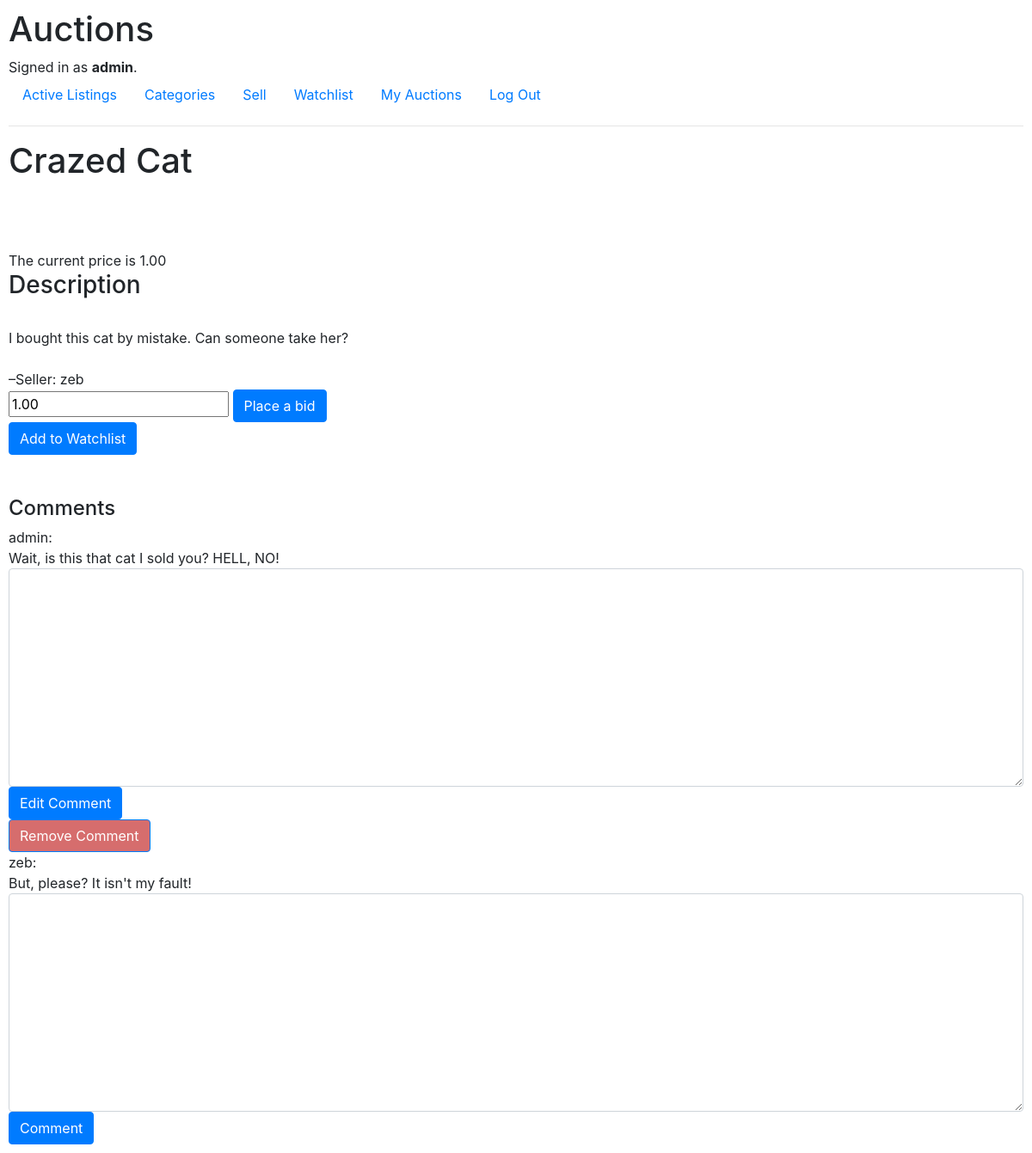
The app's page /auction/11 (signed in) with its own data.
### auctions/models.py (models this page shows, shortened)
class User(AbstractUser):
    watchlist = models.ManyToManyField('Auction', verbose_name='auction',
                        related_name='watchlist')

class Auction(models.Model):
    user = models.ForeignKey(User,
                        on_delete=models.CASCADE)
    title = models.CharField(max_length=200)
    category = models.ForeignKey('Category',
                        verbose_name='category', blank=True,
                        on_delete=models.CASCADE)
    description = models.CharField(max_length=100)
    starting_bid = models.DecimalField(default=1.00,
                        null=True, max_digits=19, decimal_places=2)
    image_url = models.URLField(default=None,
                        max_length=40000, blank=True)
    active = models.BooleanField(default=True)

class Comment(models.Model):
    user = models.ForeignKey(User, verbose_name='user',
                    on_delete=models.CASCADE)
    auction = models.ForeignKey(Auction, verbose_name='auction',
                        on_delete=models.CASCADE)
    text = models.CharField(max_length=300, null=True, default="")

### auctions/views.py (the view)
# urls.py: path('auction/<int:auction_id>', views.auction, name='auction'),
def auction(request, auction_id):
    auction = Auction.objects.get(id=auction_id)
    is_users = is_users_auction(request.user, auction_id)
    has_won = has_high_bid(request.user, auction_id)
    message = ""
    if has_won:
        message = "You have won this auction!"
    auction.is_watched = is_watched(request.user, auction_id)
    if auction.is_watched:
        auction.watch_text = "Remove from Watchlist"
    else:
        auction.watch_text = "Add to Watchlist"
    auction.current_bid = return_highest_bid(auction_id)
    if has_bids(auction_id):
        auction.min_bid = auction.current_bid + round(Decimal(f".01"), 2)
    else:
        auction.min_bid = auction.current_bid
    class CurrentBidForm(BidForm):
        def __init__(self, *args, **kwargs):
            super().__init__(*args, **kwargs)
            self.fields['bid_amount'].widget.attrs['min'] = auction.min_bid
    bidform = CurrentBidForm(initial = {'bid_amount': auction.current_bid})
    commentform = CommentForm()
    comments = return_all_comments(auction_id)
    return render(request, 'auctions/auction.html', {
        'auction': auction,
        'bidform': bidform,
        'is_users': is_users,
        'comments': comments,
        'commentform': commentform,
        'has_won': has_won,
        'message': message
    })

### auctions/views.py
    class CurrentBidForm(BidForm):
        def __init__(self, *args, **kwargs):
            super().__init__(*args, **kwargs)
            self.fields['bid_amount'].widget.attrs['min'] = auction.min_bid

### auctions/forms.py
class CommentForm(forms.ModelForm):
    class Meta:
        model = Comment
        fields = ['text']
        labels = {'text': ""}
        widgets = {
            'text': forms.Textarea(attrs={'class' : 'form-control'})
        }

### auctions/utils.py (called while the page is built)
def has_bids(auction):
    has_bids = False
    try:
        current_bid = Bid.objects.filter(auction=auction).aggregate(Max('bid_amount'))
        if current_bid['bid_amount__max']:
            has_bids = True
    except Bid.DoesNotExist:
        pass
    return has_bids

def has_high_bid(user, auction):
    try:
        max_bid = Bid.objects.filter(auction=auction).aggregate(max_bid = Max('bid_amount'))
        user_high_bid = Bid.objects.filter(auction=auction, user=user).aggregate(user_bid = Max('bid_amount'))
        if user_high_bid['user_bid'] is not None and max_bid['max_bid'] == user_high_bid['user_bid']:
            return True
        else:
            return False
    except Bid.DoesNotExist:
        return False

def is_users_auction(user, auction):
    auction = Auction.objects.get(id=auction)
    is_users_auction = False
    if auction.user == user:
        is_users_auction = True
    return is_users_auction

def is_watched(user, auction):
    user = User.objects.get(username=user)
    watchlist = user.watchlist.all()
    is_watched = False
    for item in watchlist:
        if auction == item.id:
            is_watched = True
    return is_watched

def return_highest_bid(auction):
    auction_object = Auction.objects.get(id=auction)
    current_bid = auction_object.starting_bid
    try:
        max_bid = Bid.objects.filter(auction=auction).aggregate(max_bid = Max('bid_amount'))
        if max_bid['max_bid']:
            current_bid = max_bid['max_bid']
            return current_bid
    except Bid.DoesNotExist:
        pass
    return current_bid

def return_all_comments(auction):
    comments = Comment.objects.filter(auction=auction)
    return comments

### auctions/templates/auctions/auction.html (shortened to what this page needs)
{% extends "auctions/layout.html" %}
{% block body %}
    <h1> {{ auction.title }} </h1> <br><br>
    <img src="{{ auction.image_url }}" alt=""> <br>
    {% if auction.active %}
    The current price is {{ auction.min_bid|floatformat:2 }}
    {% else %}
    This auction has ended. The final price was {{ auction.current_bid|floatformat:2 }}
    {% endif %}
    <h3>Description </h3> <br>
    {{ auction.description }}
    <br><br>
    –Seller: {{ auction.user }}
    <br>
    {% if user.is_authenticated %}
        {% if auction.active %}
            <form action="{% url 'bid' auction.id %}" method='post'>
                {{ bidform }}
                <button type="submit" class='btn btn-primary' id='bid' name='bid' value='bid'>Place a bid</button>
            </form>
        {% endif %}
        {% if auction.is_watched %}
            <form action="{% url 'remove_from_watchlist' %}" method="post">
                {% csrf_token %}
                <button type="submit" class='btn btn-primary' id="watchlist" name="watchlist" value="{{ auction.id }}">{{ auction.watch_text }}</button>
            </form>
        {% else %}
            {% if auction.active %}
                <form action="{% url 'add_to_watchlist' %}" method="post">
                    <button type="submit" class='btn btn-primary' id="watchlist" name="watchlist" value="{{ auction.id }}">{{ auction.watch_text }}</button>
                </form>
            {% endif %}
        {% endif %}
        <br><br>
    {% else %}
        Sign in for access to additional features, like bidding.
    {% endif %}
    {% if comments %}
        <h4>Comments</h4>
        {% for comment in comments %}
            {{ comment.user }}:<br> {{ comment.text }}<br>
            {% if comment.user == user %}
                <form action="{% url 'edit_comment' comment.id %}" method="post">
                    {{ commentform }}
                    <button type="submit" class='btn btn-primary' id="comment" name="comment" value="{{ comment.id }}">Edit Comment</button>
                </form>
                <form action="{% url 'remove_comment' comment.id %}" method="post">
                    <button type="submit" class='btn btn-primary' id="comment" name="comment" value="{{ comment.id }}" style="background-color: rgb(214, 109, 109);">Remove Comment</button>
                </form>
            {% endif %}
        {% endfor %}
    {% endif %}
    {% if auction.active and user.is_authenticated %}
    <form action="{% url 'comment' auction.id %}" method="post">
        {{ commentform }}
        <button type="submit" class='btn btn-primary' id="comment" name="comment" value="{{ auction.id }}">Comment</button>
    </form>
    {% endif %}
{% endblock %}

### auctions/templates/auctions/layout.html (shortened to what this page needs)
{% load static %}
<!DOCTYPE html>
<html lang="en">
    <head>
        <link rel="stylesheet" href="https://stackpath.bootstrapcdn.com/bootstrap/4.4.1/css/bootstrap.min.css">
        <link href="{% static 'auctions/styles.css' %}" rel="stylesheet">
    </head>
    <body>
        <h1>Auctions</h1>
        <div>
            {% if user.is_authenticated %}
                Signed in as <strong>{{ user.username }}</strong>.
            {% else %}
                Not signed in.
            {% endif %}
        </div>
        <ul class="nav">
            <li class="nav-item">
                <a class="nav-link" href="{% url 'index' %}">Active Listings</a>
            </li>
            <li class="nav-item">
                <a class="nav-link" href="{% url 'categories' %}">Categories</a>
            </li>
            {% if user.is_authenticated %}
                <li class="nav-item">
                    <a class="nav-link" href="{% url 'sell' %}">Sell</a>
                </li><li class="nav-item">
                    <a class="nav-link" href="{% url 'watchlist' %}">Watchlist</a>
                </li>
                <li class="nav-item">
                    <a class="nav-link" href="{% url 'my_auctions' %}">My Auctions</a>
                </li>
                <li class="nav-item">
                    <a class="nav-link" href="{% url 'logout' %}">Log Out</a>
                </li>
            {% endif %}
        </ul>
        <hr>
        {% block body %}
        {% endblock %}
    </body>
</html>

### auctions/static/auctions/styles.css (style rules this page uses)
body { padding: 10px; }

### records on screen
User: username "admin"
Auction: title "Crazed Cat", min_bid "1.00", description "I bought this cat by mistake. Can someone take her?", user "zeb", watch_text "Add to Watchlist"
Comment: user "admin", text "Wait, is this that cat I sold you? HELL, NO!", {{ comment.id }} 15 (drawn)
Comment: user "zeb", text "But, please? It isn't my fault!"
